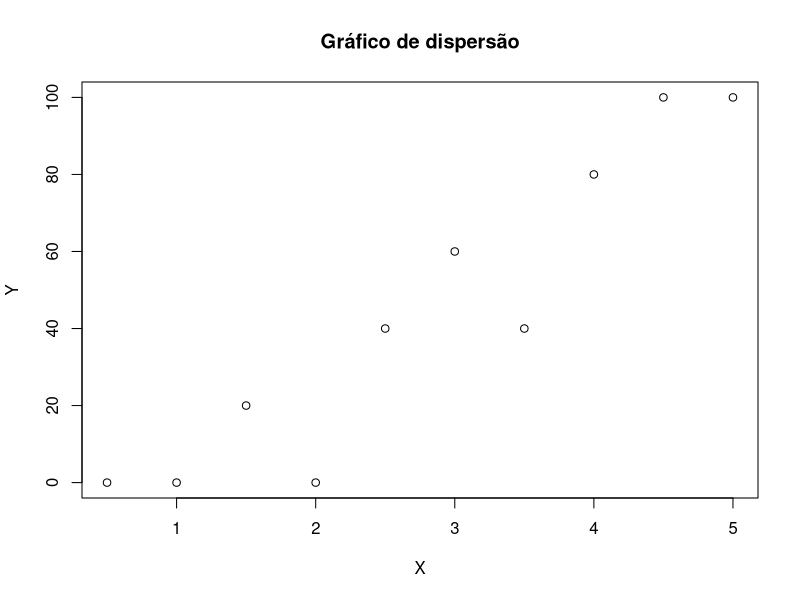
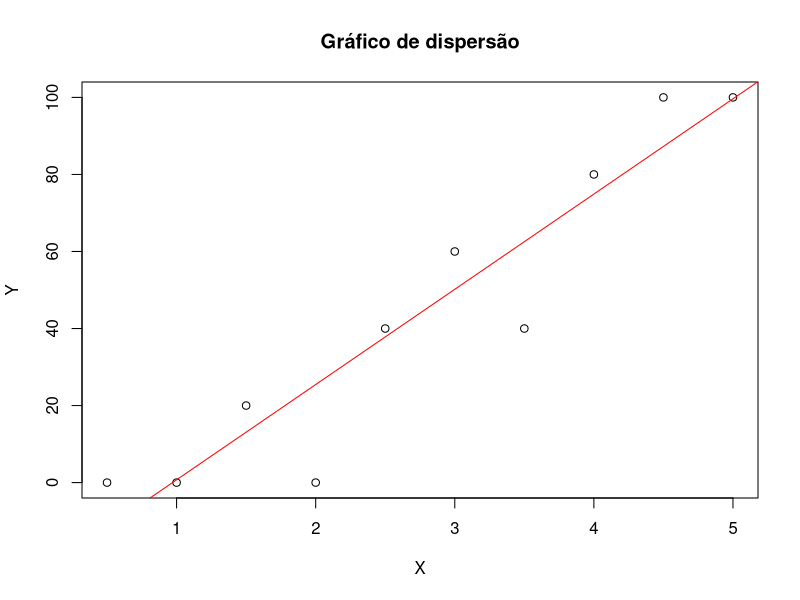

Source code (R) for these figures, in order:
x <- c(0.5, 1, 1.5, 2, 2.5, 3, 3.5, 4, 4.5, 5)
y <- c(0, 0, 20, 0, 40, 60, 40, 80, 100, 100)

#1
plot(x,y,main="Gráfico de dispersão",xlab="X",ylab="Y")

#2
modelo <- lm(y~x)
plot(x,y,main="Gráfico de dispersão",xlab="X",ylab="Y")
abline(lm(y~x), col="red")

#3
y_0 <- predict(modelo, newdata=data.frame(x=0.5))
y_0

#4
